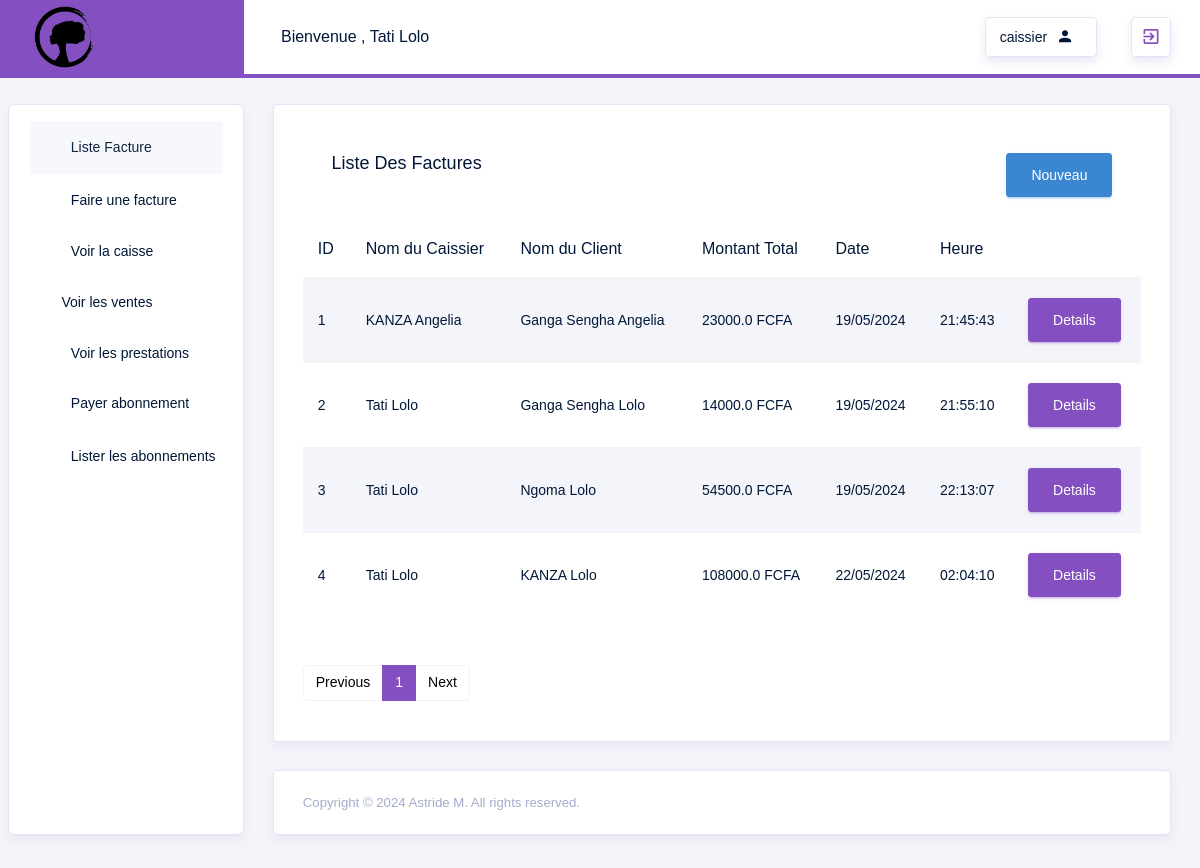
/Cassierhome (signed in), run on an earlier commit of the app's database.
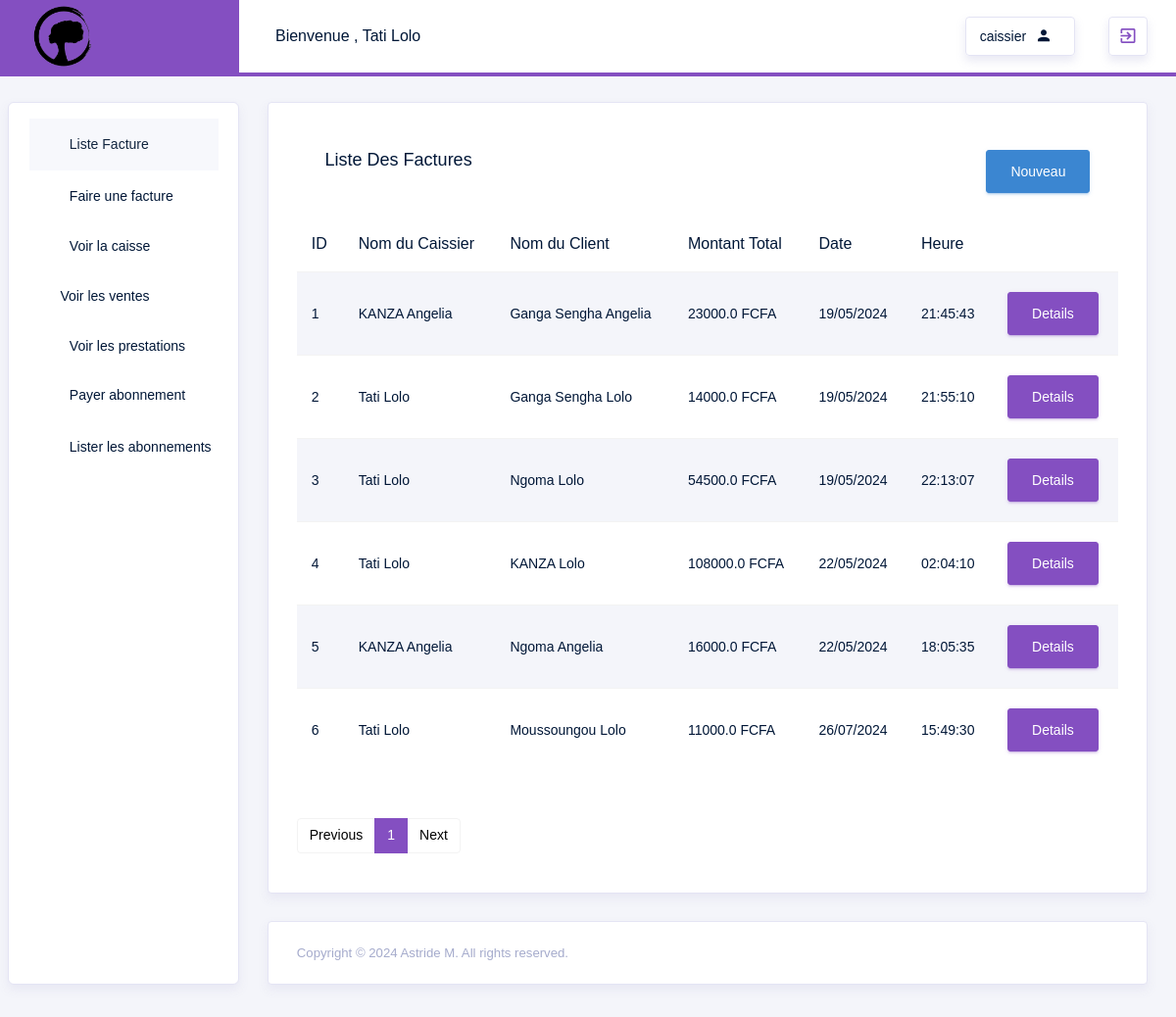
And on a later commit of the database.
### src/models.py (models this page shows)
class Facture(db.Model):
    id = db.Column(db.Integer, primary_key=True)
    user_id = db.Column(db.Integer, db.ForeignKey('user.id'), nullable=False)
    client_id = db.Column(db.Integer, db.ForeignKey('client.id'), nullable=False)
    montant_total = db.Column(db.Float, nullable=False)
    montant_paye = db.Column(db.Float, nullable=False)
    montant_rendu = db.Column(db.Float, nullable=True)
    date = db.Column(db.DateTime, nullable=False)
    user = db.relationship("User", backref="factures")
    client = db.relationship("Client", backref="factures")
    details = db.relationship("DetailsFacture", backref="facture")

class User(db.Model, UserMixin):
    id = db.Column(db.Integer, primary_key=True, autoincrement=True)
    login = db.Column(db.String(100), unique=True, nullable=False)
    password = db.Column(db.String(128), nullable=False)
    nom = db.Column(db.String(100), nullable=False)
    prenom = db.Column(db.String(100), nullable=False)
    telephone = db.Column(db.String(100), nullable=False)
    adresse = db.Column(db.String(250), nullable=False)
    role_id = db.Column(db.Integer, db.ForeignKey('role.id'), nullable=False)
    role = db.relationship('Role', backref=db.backref('users', lazy=True))

class Client(db.Model):
    id = db.Column(db.Integer, primary_key=True, autoincrement=True)
    nom = db.Column(db.String(100), nullable=False)
    prenom = db.Column(db.String(100), nullable=False)
    telephone = db.Column(db.String(100), nullable=False)
    adresse = db.Column(db.String(250), nullable=False)

### src/routes/cassier_routes.py (the view)
@app.route('/Cassierhome')
@login_required
def ListFacture():
    page = request.args.get('page', 1, type=int)
    factures = Facture.query.paginate(page=page, per_page=10)
    return render_template('caissier/facture/ListFacture.html',factures=factures)

### src/routes/auth_routes.py (called while the page is built)
@login_manager.user_loader
def load_user(user_id):
        return User.query.get(int(user_id))

### src/templates/caissier/facture/ListFacture.html
{% extends "layouts/base.html" %}
{% block content %}
<div class="row">
    <div class="col-md-12">
        <div class="card">
            <div class="card-body">
                <div class="card-body d-flex align-items-center">
                    <h4 class="card-title flex-grow-1">Liste des factures</h4>
                    <a href="{{ url_for('AddFacture') }}" class="btn btn-info ml-auto">Nouveau</a>
                </div>
                <div class="table-responsive mb-5">
                  <table class="table table-hover table-striped">
                    <thead>
                        <tr>
                            <th>ID</th>
                            <th>Nom du Caissier</th>
                            <th>Nom du Client</th>
                            <th>Montant Total</th>
                            <th>Date</th>
                            <th>Heure</th>
                        </tr>
                    </thead>
                    <tbody>
                        {% for facture in factures %}
                        <tr>
                           <td>{{facture.id}}</td>
                           <td>{{facture.user.nom}} {{facture.user.prenom}} </td>
                           <td>{{facture.client.nom}} {{facture.user.prenom}} </td>
                           <td>{{facture.montant_total }} FCFA</td>
                           <td>{{ facture.date.strftime('%d/%m/%Y') }}</td>
                           <td>{{ facture.date.strftime('%H:%M:%S') }}</td>
                            <td>
                              <a href="{{ url_for('DetailFacture', facture_id=facture.id) }}" class="btn btn-primary">
                                Details
                              </a>
                            </td>
                        </tr>
                        {% endfor %}
                    </tbody>
                </table>
                </div>
                 <nav aria-label="Page navigation example mt-4">
                    <ul class="pagination">
                      {% if factures.has_prev %}
                        <li class="page-item"><a class="page-link" href="{{ url_for('Listfacture', page=factures.prev_num) }}">Previous</a></li>
                      {% else %}
                        <li class="page-item disabled"><span class="page-link">Previous</span></li>
                      {% endif %}
                      {% for page_num in factures.iter_pages() %}
                        {% if page_num %}
                          {% if factures.page == page_num %}
                            <li class="page-item active" aria-current="page"><span class="page-link">{{ page_num }}</span></li>
                          {% else %}
                            <li class="page-item"><a class="page-link" href="{{ url_for('Listfacture', page=page_num) }}">{{ page_num }}</a></li>
                          {% endif %}
                        {% else %}
                          <li class="page-item disabled"><span class="page-link">...</span></li>
                        {% endif %}
                      {% endfor %}
                      {% if factures.has_next %}
                        <li class="page-item"><a class="page-link" href="{{ url_for('Listfacture', page=factures.next_num) }}">Next</a></li>
                      {% else %}
                        <li class="page-item disabled"><span class="page-link">Next</span></li>
                      {% endif %}
                    </ul>
                </nav>
            </div>
        </div>
    </div>
</div>
{% endblock %}

What changed in the data, as far as the page shows it:
added Facture: id "5", user.nom "KANZA", user.prenom "Angelia", client.nom "Ngoma", montant_total "16000.0", date "22/05/2024", date "18:05:35"
added Facture: id "6", user.nom "Tati", user.prenom "Lolo", client.nom "Moussoungou", montant_total "11000.0", date "26/07/2024", date "15:49:30"
